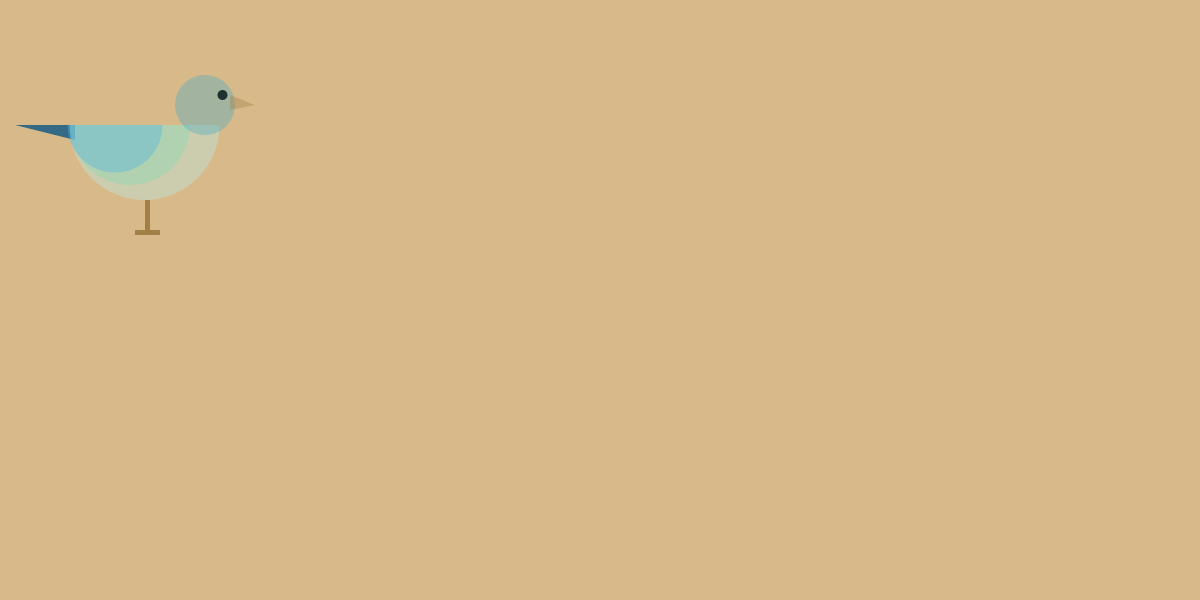
Frame 1 (no input)
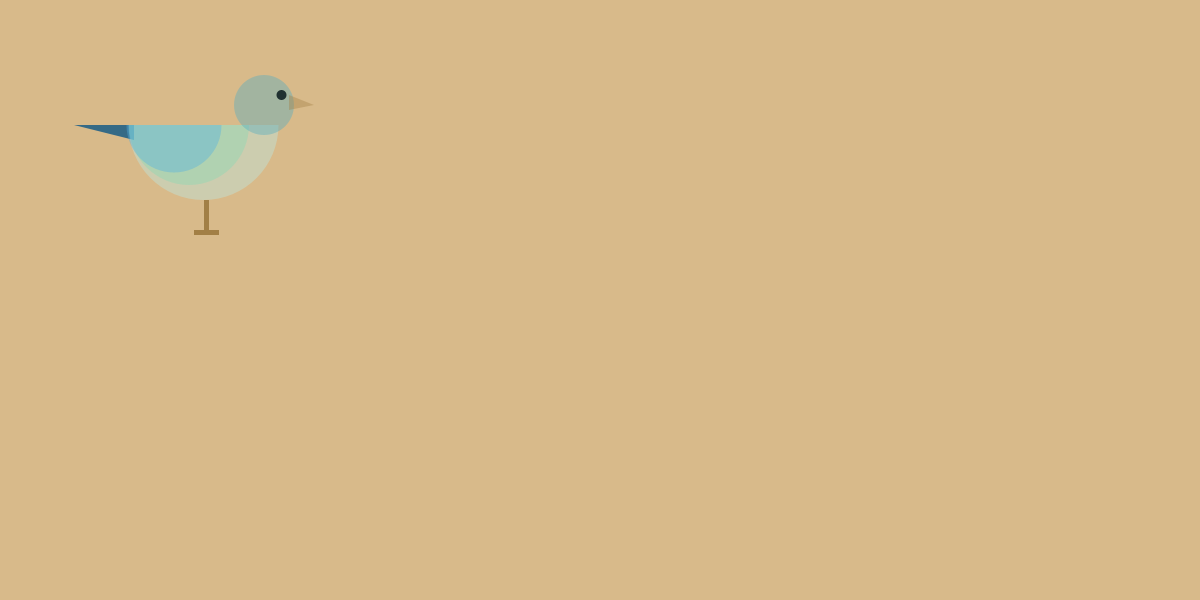
Frame 60 (the mouse pressed at the canvas centre just before this capture)
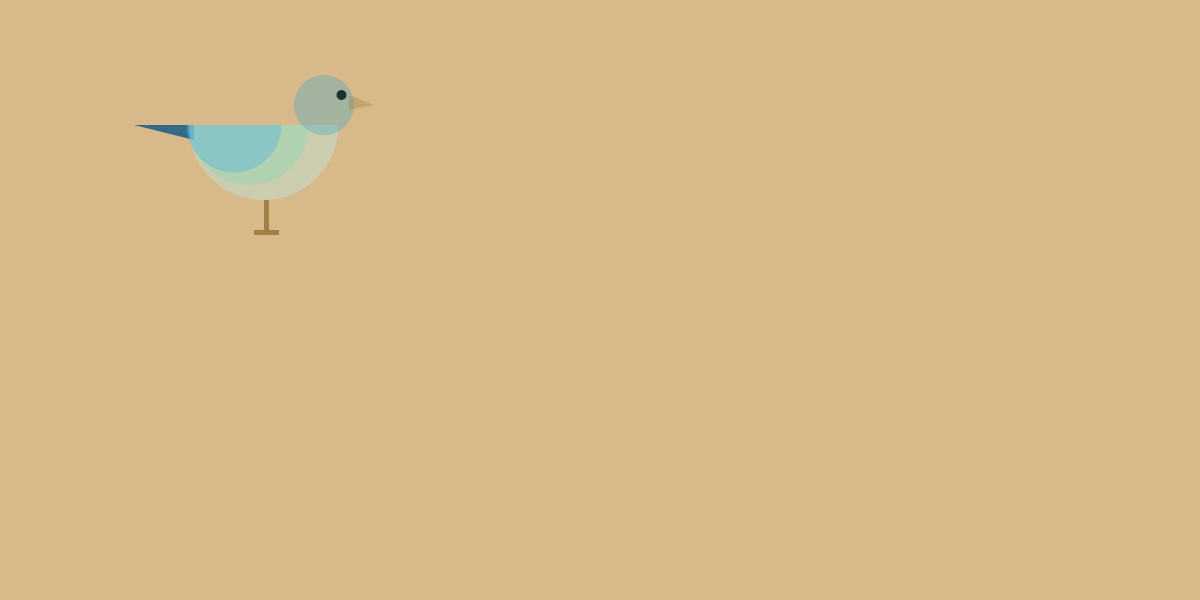
Frame 120 (the mouse held since frame 60 and released just before this capture)

The Processing sketch that drew these frames (run headless with seeded random() and noise(); from frame 60 on, the mouse is pressed at the canvas centre):

// Processing sketch: Bird
// ── Bird.pde

Parrot mybird = new Parrot();

void setup() {
  size(1200,600);
  noStroke();
}

void draw() {
  background(#D8BA8A);
  mybird.fly();
}

class Parrot {
  
  float x=0;
  float y=0;
  
  Parrot() {
    
  }
  
  void fly() {
    pushMatrix();
    translate(x,y);
    scale(0.5, 0.5);
    fill(#356A86);
    triangle(30,250,150,280,150,250);
    fill(#BBEAE9, 100);
    arc(289,250,300,300,0,PI);
    fill(#85D8B5, 100);
    arc(260,250,240,240,0,PI);
    fill(#51AFE0, 100);
    arc(230,250,190,190,0,PI);
    translate(260,0);
    fill(#4EABC1,100);
    ellipse(150,210,120,120);
    fill(#A27F45,100);
    triangle(200,190,200,220,250,210);
    fill(#203131);
    ellipse(185,190,20,20);
    translate(-260,0);
    fill(#A27F45);
    rect(290,400,10,60);
    fill(#A27F45);
    rect(270,460,50,10);
    popMatrix();
    
    x += 1;
    
  }
  
}
